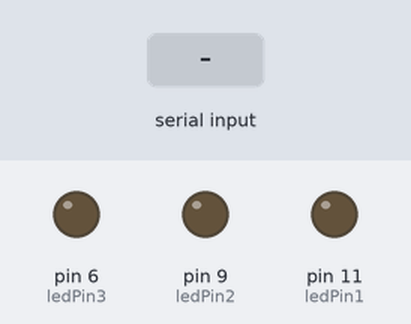
Recording of a sketch running on a simulated Arduino Uno, built with avr-gcc and run on an emulated ATmega328P. Parts: output pins drawn as LEDs (lit = HIGH). The inputs (shaded band) are chosen by the test bench.

Above: at 1.2 s.
1.3 s: "r" received over Serial
At 1.37 s:
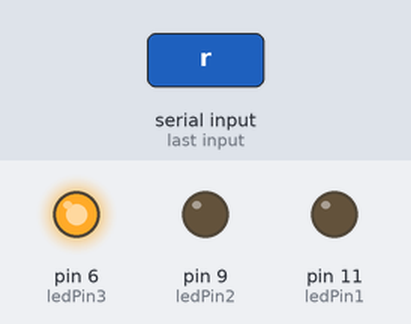
2.9 s: "l" received over Serial
At 2.97 s:
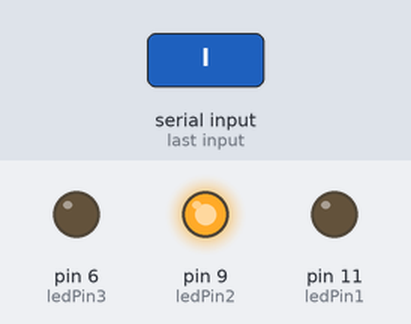
4.5 s: "m" received over Serial
At 5.6 s:
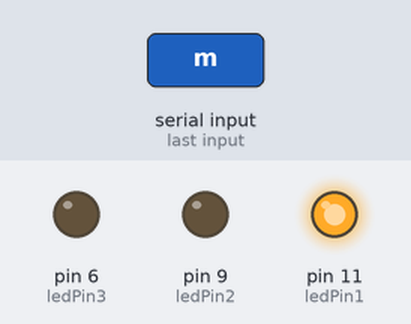
6.0 s: "r" received over Serial
At 6.07 s:
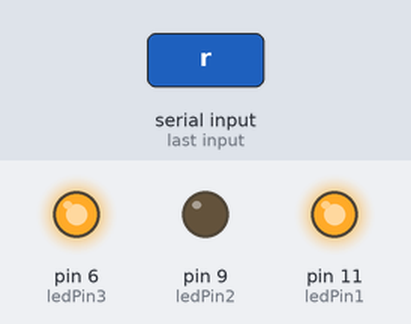
7.6 s: "l" received over Serial
At 7.67 s:
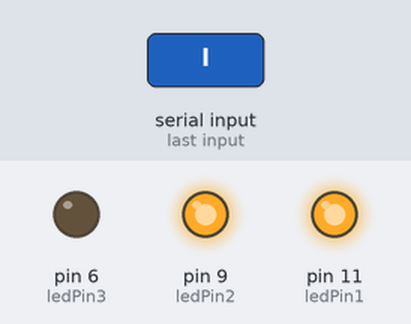
Timing chart, 0 to 10.2 s (numbered marks = the images above; inputs shaded):
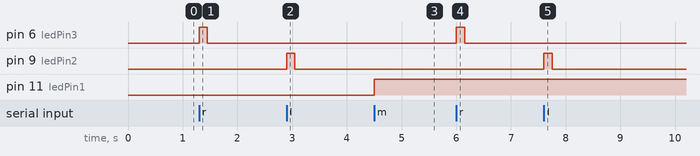

Measured:
- after the input at 1.3 s, pin 6 (ledPin3): LOW → HIGH at once, → LOW 0.15 s later
- after the input at 2.9 s, pin 9 (ledPin2): LOW → HIGH at once, → LOW 0.15 s later
- after the input at 4.5 s, pin 11 (ledPin1): LOW → HIGH at once
- after the input at 6.0 s, pin 6 (ledPin3): LOW → HIGH at once, → LOW 0.15 s later
- after the input at 7.6 s, pin 9 (ledPin2): LOW → HIGH at once, → LOW 0.15 s later

The sketch:

swsyd2014.ino
```cpp
int ledPin2 = 9;
int ledPin3 = 6;
int ledPin1 = 11;
int currentBrightness1 = 0;
int currentBrightness2 = 0;
int currentBrightness3 = 0;
int input;

void setup()  {
  Serial.begin(9600);
}

void loop()  {
  input = Serial.read();

  //Serial.println("a");
  if (input == 'r') {
    analogWrite(ledPin3, 255);
    delay(150);
    analogWrite(ledPin3, 0);
  } else if (input == 'l') {
    //currentBrightness2 = 255 - currentBrightness2;
    analogWrite(ledPin2, 255);
    delay(150);
    analogWrite(ledPin2, 0);
  } else if (input == 'm') {
    currentBrightness3 = 255 - currentBrightness3;
    analogWrite(ledPin1, currentBrightness3);
  }
  delay(1);
}
```
